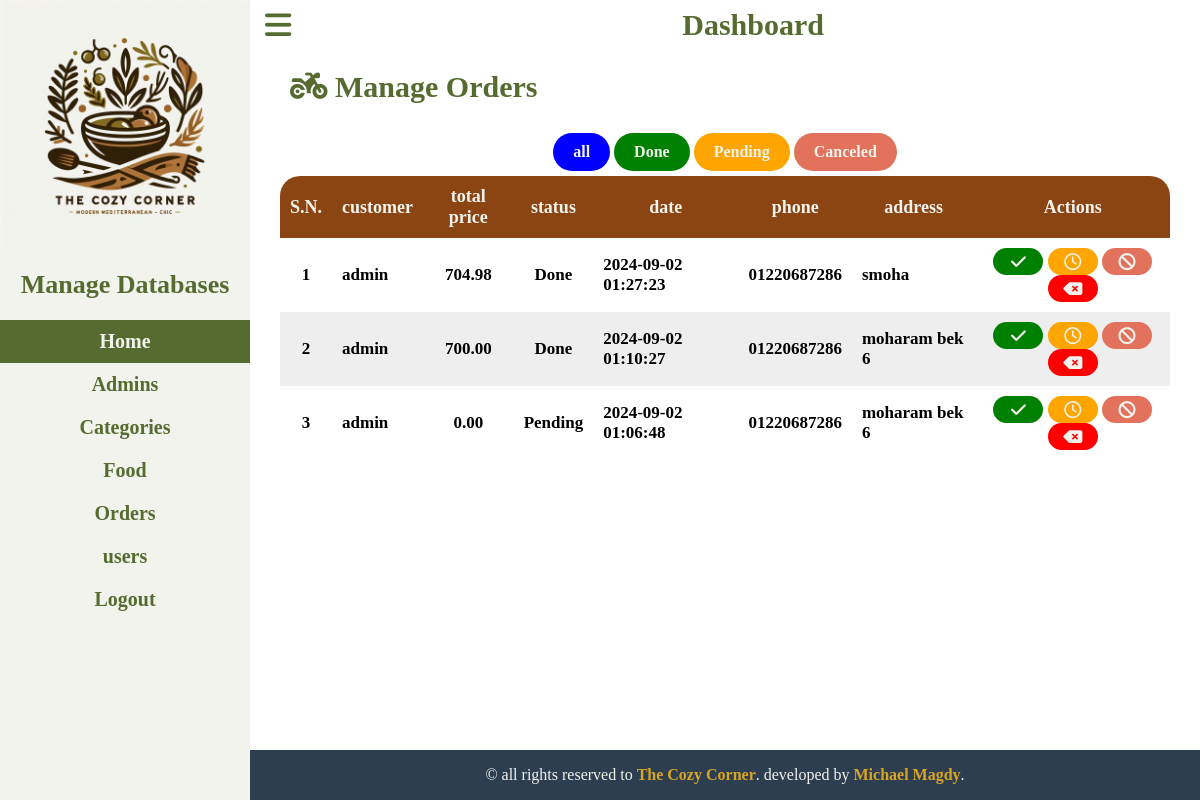
Screenshot of /admin/manage-orders.php (signed in) with the database file from the repository.
### tables this page shows
CREATE TABLE `orders` (
  `order_id` int(10) UNSIGNED NOT NULL,
  `user_id` int(10) UNSIGNED NOT NULL,
  `total_price` decimal(10,2) NOT NULL,
  `order_date` datetime NOT NULL,
  `status` varchar(20) NOT NULL,
  `phone` varchar(20) NOT NULL,
  `address` text NOT NULL
);

CREATE TABLE `users` (
  `user_id` int(10) UNSIGNED NOT NULL,
  `username` varchar(100) NOT NULL,
  `password_hash` varchar(255) NOT NULL,
  `email` varchar(255) NOT NULL,
  `role` varchar(20) NOT NULL
);

### admin/manage-orders.php (the view, shortened to what this page needs)
<?php include('components/sidebar_header.php') ?>
    <main>
        <h2><i class="fa-solid fa-motorcycle"></i> Manage Orders</h2>
        <br>
        <div class="database">
            <div class="filters">
                <a href="manage-orders.php?name=orders" class="btn-add general-btns">all</a>
                <a href="manage-orders.php?filter=Done&name=orders" class="btn-done general-btns">Done</a>
                <a href="manage-orders.php?filter=Pending&name=orders" class="btn-pending general-btns">Pending</a>
                <a href="manage-orders.php?filter=Cancel&name=orders" class="btn-cancel general-btns">Canceled</a>
            </div>
            <table>
                <thead>
                    <tr>
                        <th>S.N.</th>
                        <th>customer</th>
                        <th>total price</th>
                        <th>status</th>
                        <th>date</th>
                        <th>phone</th>
                        <th>address</th>
                        <th>Actions</th>
                    </tr>
                </thead>
                <tbody>
                    <?php
                        $filter = isset($_GET['filter'])? "WHERE status = '{$_GET['filter']}'":"";
                        $sql = "
                            SELECT
                                orders.order_id as order_id,
                                users.username as username,
                                orders.total_price as total_price,
                                orders.status as status,
                                orders.order_date as date,
                                orders.phone,
                                orders.address
                            FROM
                                orders
                            LEFT JOIN
                                users
                            ON
                                orders.user_id = users.user_id
                            {$filter}
                            ORDER BY order_id DESC;
                        ";
                        $res = mysqli_query($conn, $sql);
                        function print_category_row($SN, $username, $total_price, $status, $date, $phone,$address,$id){
                            $url_dit = SITE_URL."admin/order-details.php?id={$id}&name=orders";
                            $url_stat = SITE_URL."admin/status-control.php?id={$id}&newstat=";
                            echo "
                                <tr class=\"clickable-row\" data-href=\"{$url_dit}\">
                                    <td class=\"center_tbl_col\">{$SN}</td>
                                    <td>{$username}</td>
                                    <td class=\"center_tbl_col\">{$total_price}</td>
                                    <td class=\"center_tbl_col\">{$status}</td>
                                    <td>{$date}</td>
                                    <td>{$phone}</td>
                                    <td>{$address}</td>
                                    <td class=\"center_tbl_col status-control\" >
                                        <a href=\"{$url_stat}Done\" class=\"done\"><i class=\"fa-solid fa-check\"></i></a>
                                        <a href=\"{$url_stat}Pending\" class=\"pending\"><i class=\"fa-regular fa-clock\"></i></a>
                                        <a href=\"{$url_stat}Cancel\" class=\"cancel\"><i class=\"fa-solid fa-ban\"></i></a>
                                        <a href=\"{$url_stat}Delete\" class=\"delete\"><i class=\"fa-solid fa-delete-left \"></i></a>
                                    </td>
                                </tr>
                            ";
                        }
                        if($res == true){
                            $no_rows = mysqli_num_rows($res);
                            if($no_rows > 0){
                                $SN = 1;
                                while($row=mysqli_fetch_assoc($res)){
                                    $id = $row['order_id'];
                                    $username = $row['username'];
                                    $total_price = $row['total_price'];
                                    $status = $row['status'];
                                    $date = $row['date'];
                                    $phone = $row['phone'];
                                    $address = $row['address'];
                                    print_category_row($SN++,$username,$total_price,$status,$date,$phone,$address,$id);
                                }
                            } else {
                                echo "
                                    <tr> <td colspan=\"8\" class=\"center_tbl_col\" style=\"color: #aaa;\"> no data added </td> <tr>
                                ";
                            }
                        }
                    ?>
                </tbody>
            </table>
        </div>
    </main>
<?php include('components/footer.php') ?>

### admin/css/dashboard.css (style rules this page uses)
* { margin: 0; padding: 0; box-sizing: border-box; }
:root { --Primary-color-green: #556B2F; --Primary-color-red: #E2725B; --Primary-color-brown: #8B4513; --accent-color-white: #f2f3ed; --accent-color-yellow: #DAA520; --accent-color-navy: #2C3E50; }
main { min-height: calc(100vh - 100px); padding: 20px; }
main>h2 { color: var(--Primary-color-green); font-size: 30px; margin-left: 20px; }
.filters { text-align: center; }
.general-btns { display: inline-block; text-decoration: none; color: var(--accent-color-white); padding: 10px 20px; border-radius: 100px; margin-bottom: 5px; font-weight: bold; }
.btn-add { background-color: blue; }
.btn-done { background-color: green; }
.btn-pending { background-color: orange; }
.btn-cancel { background-color: var(--Primary-color-red); }
.database { padding: 10px; }
table { width: 100%; border-collapse: collapse; }
table td { padding: 10px; font-size: 17px; font-weight: bold; }
table th { background-color: var(--Primary-color-brown); color: var(--accent-color-white); padding: 10px; font-size: 18px; }
.clickable-row { cursor: pointer; }
table tr th:first-child { border-top-left-radius: 20px; }
table tr th:last-child { border-top-right-radius: 20px; }
table tr:last-child td:first-child { border-bottom-left-radius: 20px; }
table tr:last-child td:last-child { border-bottom-right-radius: 20px; }
table tr:nth-child(even) { background-color: #eee; }
table tr i { color: var(--accent-color-white); padding: 5px; width: 30%; min-width: 50px; border-radius: 100px; text-align: center; }
table tr .center_tbl_col { text-align: center; }
table tr td:last-child a:last-child i { background-color: red; }
table tr td:last-child a:first-child i { background-color: green; }
table .status-control a i { width: 15px; }
table .status-control .done i { background-color: green; }
table .status-control .pending i { background-color: orange; }
table .status-control .cancel i { background-color: var(--Primary-color-red); }
table .status-control .delete i { background-color: red; }

### rows the page displays
orders: SN "1", user.username "admin", total_price "704.98", status "Done", order_date "2024-09-02 01:27:23", phone "01220687286", address "smoha"
orders: SN "2", user.username "admin", total_price "700.00", status "Done", order_date "2024-09-02 01:10:27", phone "01220687286", address "moharam bek 6"
orders: SN "3", user.username "admin", total_price "0.00", status "Pending", order_date "2024-09-02 01:06:48", phone "01220687286", address "moharam bek 6"
